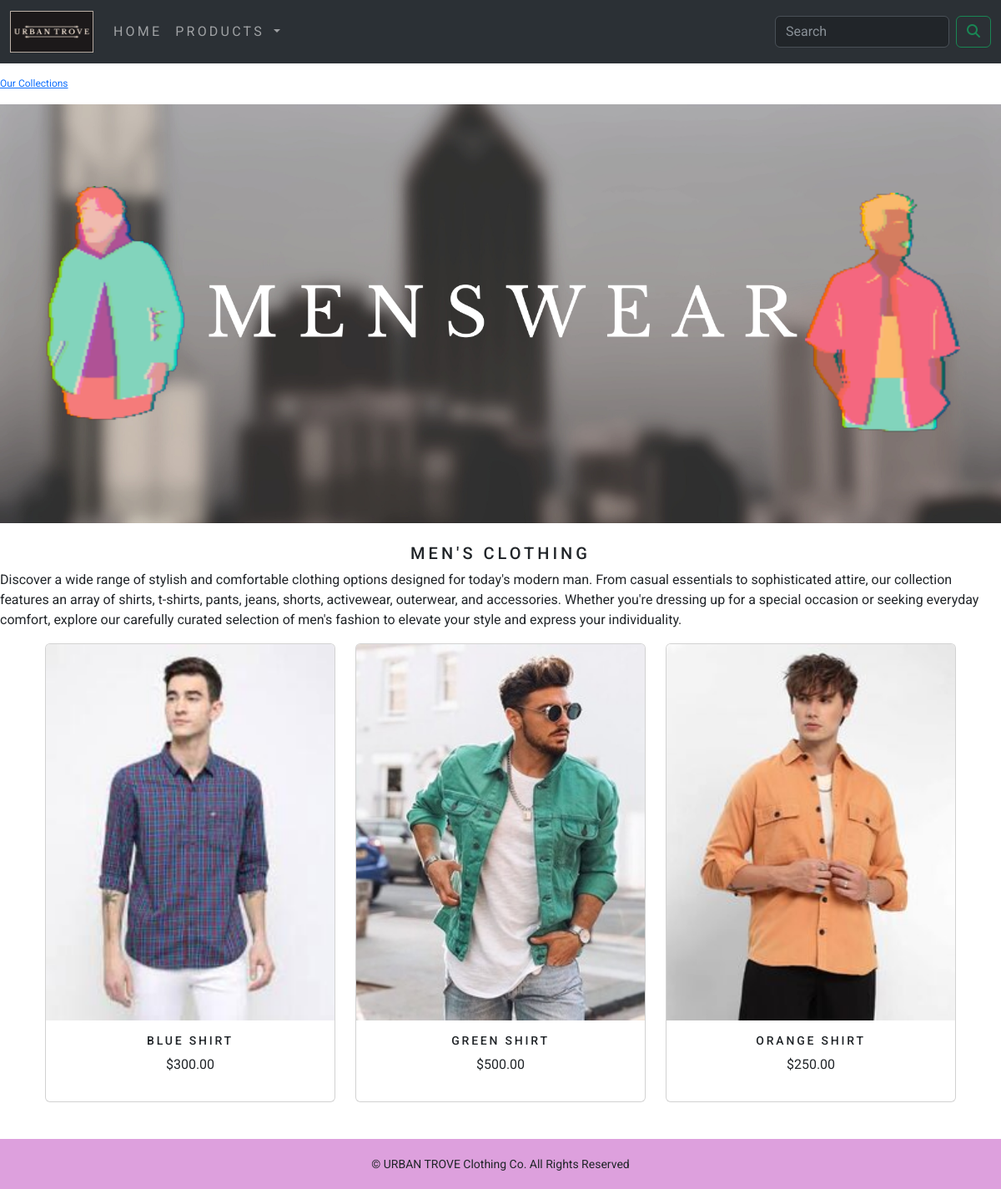
Screenshot of /shop/mens-clothing/ with the database file from the repository.
### shop/models.py (models this page shows, shortened)
class Category(models.Model):
    name = models.CharField(max_length=200, unique=True)
    slug = models.SlugField(max_length=200, unique=True)
    description = models.TextField(blank=True)
    image = models.ImageField(upload_to='category', blank=True)
    class Meta:
        ordering = ('name', )
        verbose_name = 'category'
        verbose_name_plural = 'categories'
    def get_url(self):
        return reverse('shop:products_by_category', args=[self.slug])

class Product(models.Model):
    name = models.CharField(max_length=200, unique=True)
    slug = models.SlugField(max_length=200, unique=True)
    description = models.TextField(blank=True)
    price = models.DecimalField(max_digits=10, decimal_places=2)
    category = models.ForeignKey(Category, on_delete=models.CASCADE)
    image = models.ImageField(upload_to='product', blank=True)
    stock = models.IntegerField()
    available = models.BooleanField(default=True)
    created = models.DateTimeField(auto_now_add=True)
    updated = models.DateTimeField(auto_now=True)
    def get_url(self):
        return reverse('shop:prodcatdetail', args=[self.category.slug, self.slug])
    class Meta:
        ordering = ('name', )
        verbose_name = 'product'
        verbose_name_plural = 'products'

### shop/views.py (the view)
# urls.py: path('', views.allprodcat, name='allprodcat'),
def allprodcat(request, c_slug=None):
    c_page = None
    products_list = None
    if c_slug != None:
        c_page = get_object_or_404(Category, slug=c_slug)
        products_list = Product.objects.all().filter(category=c_page, available=True)
    else:
        products_list = Product.objects.all().filter(available=True)
    paginator = Paginator(products_list, 6)
    try:
        page = int(request.GET.get('page', '1'))
    except:
        page = 1
    try:
        products = paginator.page(page)
    except (EmptyPage, InvalidPage):
        products = paginator.page(paginator.num_pages)
    return render(request, "category.html", {'category': c_page, 'products': products})

### cart/context_processors.py (called while the page is built)
def counter(request):
    item_count = 0
    if 'admin' in request.path:
        return {}
    else:
        try:
            cart = Cart.objects.filter(cart_id=_cart_id(request))
            cart_items = CartItem.objects.all().filter(cart=cart[:1])
            for cart_item in cart_items:
                item_count += cart_item.quantity
        except Cart.DoesNotExist:
            item_count = 0
    return dict(item_count=item_count)

### cart/views.py (called while the page is built)
def _cart_id(request):
    cart = request.session.session_key
    if not cart:
        cart = request.session.create()
    return cart

### shop/context_processors.py (called while the page is built)
def menu_links(request):
    links = Category.objects.all()
    return dict(links=links)

### templates/category.html (shortened to what this page needs)
{% extends 'base.html' %}
{% load static %}
{% block content %}
    {% if category %}
        <div>
            <div class="row my_row_class">
                <div class="mx-auto">
                    <p><a href="{% url 'shop:allprodcat' %}">Our Collections</a> </p>
                </div>
            </div>
        </div>
    {% endif %}
    <div class="mx-auto">
        {% if category %}
        <img class="my_image" src="{{ category.image.url }}" alt="{{ category.name }}">
    </div>
    <br>
    <div>
        <h1 class="text-center my_title">{{ category.name }}</h1>
        <p class="text-justify">{{ category.description }}</p>
    </div>
    {% endif %}
    <div class="container">
        <div class="row mx-auto">
            {% for product in products.object_list %}
            <div class="my_bottom_margin col-9 col-sm-12 col-md-4 col-lg-4">
                <div class="card text-center" style="min-width: 18rem;">
                    <a href="{{ product.get_url }}"><img class="card-img-top my_image" src="{{ product.image.url }}" alt="{{ product.name }}" ></a>
                    <div class="card-body">
                        <h4>{{ product.name }}</h4>
                        <p>${{ product.price }}</p>
                    </div>
                </div>
            </div>
            {% endfor %}
        </div>
        <br>
    </div>
{% endblock %}

### static/css/custom.css (style rules this page uses)
body { font-family: 'Roboto', sans-serif; }
.my_row_class { padding-top: 15px; }
.my_row_class .mx-auto { color: #000; font-size: 12px; }
.my_image { width: 100%; height: auto; }
.my_title { font-size: 20px; text-transform: uppercase; letter-spacing: .2em; }
.my_bottom_margin { margin-bottom: 20px; }
.card-body h4 { font-size: 14px; text-transform: uppercase; letter-spacing: .2em; }

### rows the page displays
Category: image (picture), name "MEN'S CLOTHING", description "Discover a wide range of stylish and comfortable clothing options designed for today's modern man. From casual essentials to sophisticated attire, our collection features an array of shirts, t-shirts, pants, jeans, shorts, activewear, outerwear, and accessories. Whether you're dressing up for a special occasion or seeking everyday comfort, explore our carefully curated selection of men's fashion to elevate your style and express your individuality."
Product: image (picture), name "BLUE SHIRT", price "300.00"
Product: image (picture), name "GREEN SHIRT", price "500.00"
Product: image (picture), name "ORANGE SHIRT", price "250.00"
